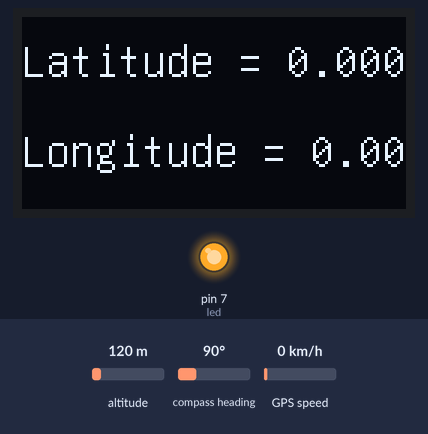
Simulated run of this sketch. Board: Arduino Uno, built with avr-gcc and run on an emulated ATmega328P. Shown: 128×64 one-colour display, output pins drawn as LEDs (lit = HIGH). The test bench sets the inputs (shaded band); at power-on: altitude 120 m, compass heading 90°, GPS speed 0 km/h. The GPS gets a fix after 3 s at 37.7749, -122.4194 with 8 satellites.

Above: at 1.0 s.
Timing chart, 0 to 2.5 s (numbered marks = the images above):
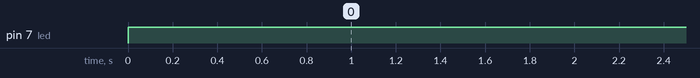

Measured:
- by itself, pin 7 (led): LOW → HIGH at 0.00 s

The sketch:

solarBox.ino
```cpp
// Arduino Sketch for the solar box
#include <TinyGPS++.h>
#include <SoftwareSerial.h>
#include<Wire.h>
#include "U8glib.h"
int led = 7;
static const int RXPin = 4, TXPin = 3;
static const uint32_t GPSBaud = 9600;

// The TinyGPS++ object
TinyGPSPlus gps;

// The serial connection to the GPS device
SoftwareSerial ss(RXPin, TXPin);


// Display
U8GLIB_SSD1306_128X64 u8g(U8G_I2C_OPT_NO_ACK);


void setup(){
  Serial.begin(9600);
  pinMode(led, OUTPUT);
  ss.begin(GPSBaud);
}

void loop(){

  digitalWrite(led, HIGH);

  // This sketch displays information every time a new sentence is correctly encoded.
  while (ss.available() > 0){
    gps.encode(ss.read());
    if (gps.location.isUpdated()){
      //Serial.print("Latitude= ");
      //Serial.print(gps.location.lat(), 6);
      //Serial.print(" Longitude= ");
      //Serial.println(gps.location.lng(), 6);
    }
     delay(500);

     u8g.firstPage();
  do {

    u8g.setFont(u8g_font_unifont);
    u8g.setPrintPos(0, 20);
    u8g.print("Latitude = ");
    u8g.print(gps.location.lat(), 6);
    u8g.setPrintPos(0, 50);
    u8g.print("Longitude = ");
    u8g.print(gps.location.lng(), 6);

  } while(u8g.nextPage());
}
}
```
